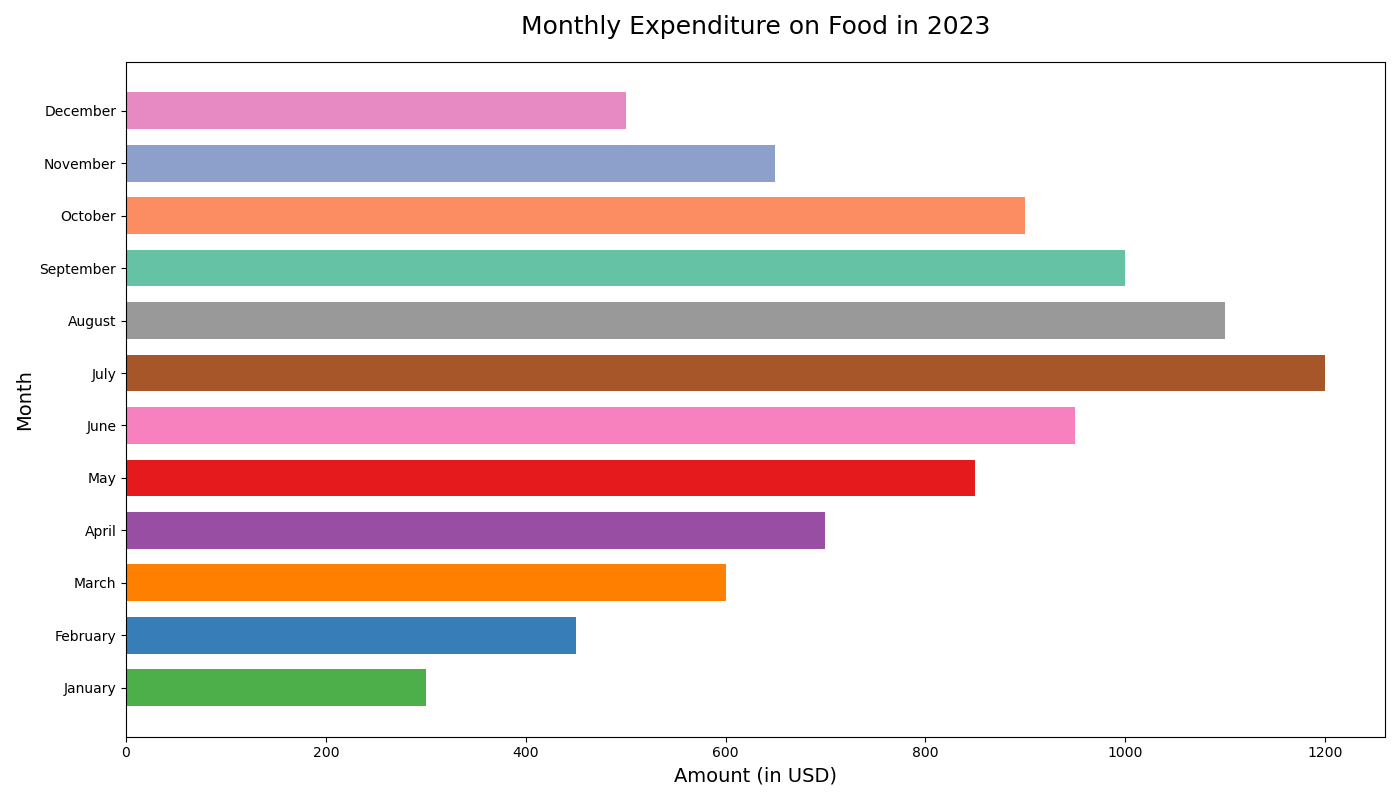

This chart was generated by the following Python code:

import matplotlib.pyplot as plt

# Data to plot
categories = ['January', 'February', 'March', 'April', 'May', 'June',
              'July', 'August', 'September', 'October', 'November', 'December']
amounts = [300, 450, 600, 700, 850, 950, 1200, 1100, 1000, 900, 650, 500]

# Plot a horizontal bar chart
plt.figure(figsize=(14, 8))  # Width and height of the chart
plt.barh(y=categories, width=amounts, color=[
    '#4daf4a', '#377eb8', '#ff7f00', '#984ea3', 
    '#e41a1c', '#f781bf', '#a65628', '#999999', 
    '#66c2a5', '#fc8d62', '#8da0cb', '#e78ac3'], 
    height=0.7)  # Band height of the bars

# Set the title and labels
plt.title('Monthly Expenditure on Food in 2023', fontsize=18, pad=20)
plt.xlabel('Amount (in USD)', fontsize=14)
plt.ylabel('Month', fontsize=14)

# Display the chart
plt.tight_layout()  # Adjust the padding between and around subplots.
plt.show()
